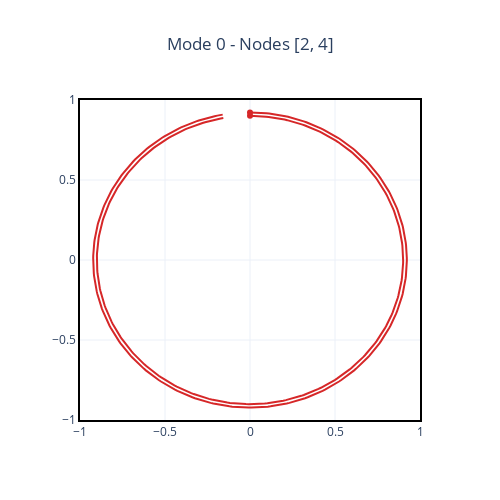
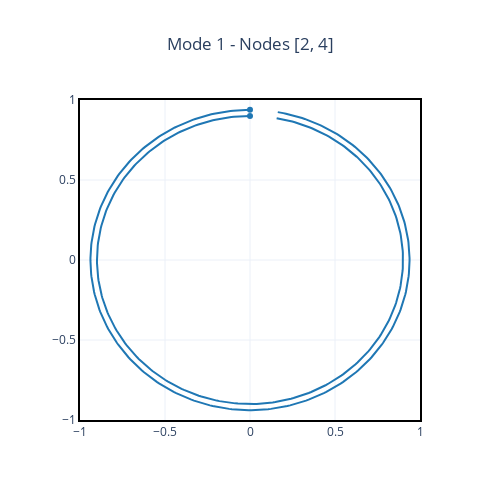

The cell these charts' notebook holds for them, in order:
### Code cell
for mode in range(6):
    display(modal.plot_orbit(mode, nodes=[2, 4]))

### Figure 1 — Plotly figure (JSON) as saved in the notebook; plotly's stock layout.template omitted (floating-point values rounded to 4 significant figures; data arrays with more than 128 entries replaced by an {"elided": "..."} marker saying what was removed)
{"data": [{"line": {"color": "#d62728"}, "mode": "lines", "name": "node 2<br>Backward", "showlegend": false, "type": "scatter", "x": {"elided": "350 float values"}, "y": {"elided": "350 float values"}}, {"marker": {"color": "#d62728"}, "mode": "markers", "name": "node 2", "showlegend": false, "type": "scatter", "x": [-8.739e-13], "y": [0.9009]}, {"line": {"color": "#d62728"}, "mode": "lines", "name": "node 4<br>Backward", "showlegend": false, "type": "scatter", "x": {"elided": "350 float values"}, "y": {"elided": "350 float values"}}, {"marker": {"color": "#d62728"}, "mode": "markers", "name": "node 4", "showlegend": false, "type": "scatter", "x": [-8.788e-13], "y": [0.9226]}], "layout": {"autosize": false, "height": 500, "title": {"text": "Mode 0 - Nodes [2, 4]", "x": 0.5, "xanchor": "center"}, "width": 500, "xaxis": {"range": [-1, 1]}, "yaxis": {"range": [-1, 1]}}}

### Figure 2 — Plotly figure (JSON) as saved in the notebook; plotly's stock layout.template omitted (floating-point values rounded to 4 significant figures; data arrays with more than 128 entries replaced by an {"elided": "..."} marker saying what was removed)
{"data": [{"line": {"color": "#1f77b4"}, "mode": "lines", "name": "node 2<br>Forward", "showlegend": false, "type": "scatter", "x": {"elided": "350 float values"}, "y": {"elided": "350 float values"}}, {"marker": {"color": "#1f77b4"}, "mode": "markers", "name": "node 2", "showlegend": false, "type": "scatter", "x": [4.825e-13], "y": [0.9002]}, {"line": {"color": "#1f77b4"}, "mode": "lines", "name": "node 4<br>Forward", "showlegend": false, "type": "scatter", "x": {"elided": "350 float values"}, "y": {"elided": "350 float values"}}, {"marker": {"color": "#1f77b4"}, "mode": "markers", "name": "node 4", "showlegend": false, "type": "scatter", "x": [5.317e-13], "y": [0.9386]}], "layout": {"autosize": false, "height": 500, "title": {"text": "Mode 1 - Nodes [2, 4]", "x": 0.5, "xanchor": "center"}, "width": 500, "xaxis": {"range": [-1, 1]}, "yaxis": {"range": [-1, 1]}}}
